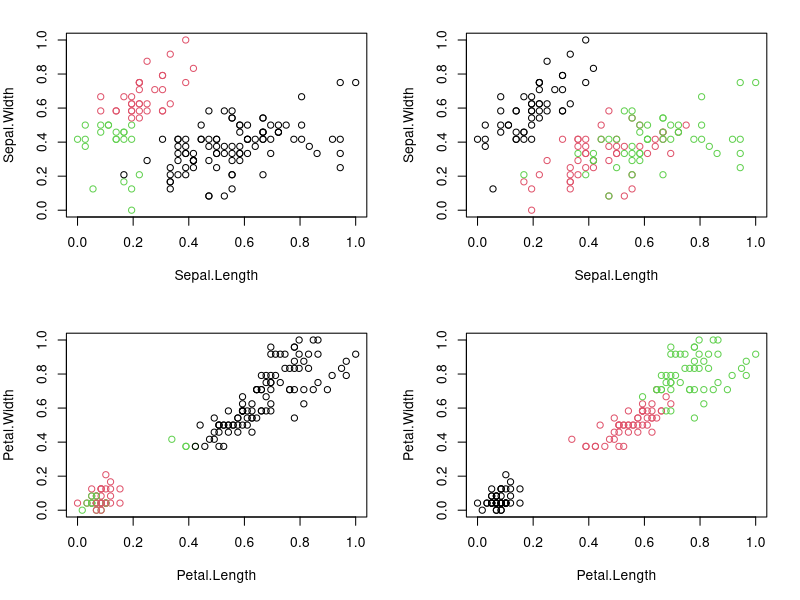
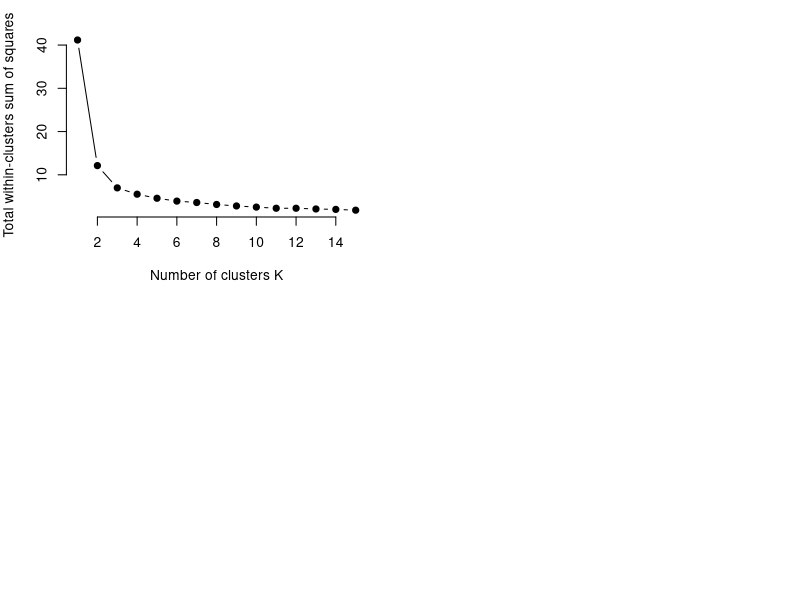

Recreate these plots in R, in order.
############### k-means clustering example #########################

require("datasets")

# load Iris Dataset
data("iris") 

#view structure of dataset
str(iris) 

#view statistical summary of dataset
summary(iris)
print(summary(iris)) 


#view top  rows of dataset
head(iris)
print(head(iris))


## Preprocess the dataset ##

## Since clustering is a type of Unsupervised Learning, we would not 
## require Class Label(output) during execution of our algorithm. 
## We will, therefore, remove Class Attribute "Species" and store it in 
## another variable. We would then normalize the attributes 
## between 0 and 1 using our own function.

iris.new<- iris[,c(1,2,3,4)]
iris.class<- iris[,"Species"]
head(iris.new)
print(head(iris.new))

## check class label of iris data points 

head(iris.class)
print(head(iris.class))


#### normalization function ####


normalize <- function(x){
  return ((x-min(x))/(max(x)-min(x)))
}

iris.new$Sepal.Length<- normalize(iris.new$Sepal.Length)
iris.new$Sepal.Width<- normalize(iris.new$Sepal.Width)
iris.new$Petal.Length<- normalize(iris.new$Petal.Length)
iris.new$Petal.Width<- normalize(iris.new$Petal.Width)
head(iris.new)
print(head(iris.new))


##############   Apply k-means clustering algorithm   ####################

#aplly k-means algorithm with no. of centroids(k)=3
result<- kmeans(iris.new,3) 
## print overall results 
print(result)



# gives no. of records in each cluster
result$size 
print(result$size)

# gives value of cluster center datapoint value(3 centers for k=3)
result$centers 
print(result$centers)


#gives cluster vector showing the custer where each record falls
result$cluster 
print(result$cluster)


#########    Verify results of clustering          ####################


par(mfrow=c(2,2), mar=c(5,4,2,2))

# Plot to see how Sepal.Length and Sepal.Width data points have been distributed in clusters
plot(iris.new[c(1,2)], col=result$cluster)


# Plot to see how Sepal.Length and Sepal.Width data points have been distributed 
# originally as per "class" attribute in dataset
plot(iris.new[c(1,2)], col=iris.class)


# Plot to see how Petal.Length and Petal.Width data points have been distributed in clusters
plot(iris.new[c(3,4)], col=result$cluster)


# Plot to see how Petal.Length and Petal.Width data points have been distributed 
# originally as per "class" attribute in dataset
plot(iris.new[c(3,4)], col=iris.class)


#############  calculate class accuracy ##########

table(result$cluster,iris.class)
print(table(result$cluster,iris.class))


##################################

# Total number of correctly classified instances are: 36 + 47 + 50= 133
# Total number of incorrectly classified instances are: 3 + 14= 17
# Accuracy = 133/(133+17) = 0.88 i.e our model has achieved 88% accuracy!
  


##################### plot elbow method  ###########################

set.seed(123)

# function to compute total within-cluster sum of square 
wss <- function(k) {
  kmeans(iris.new, k, nstart = 10 )$tot.withinss
}

# Compute and plot wss for k = 1 to k = 15
k.values <- 1:15

wss_values=c()

for (i in 1:max(k.values))
{
  wss_values[i]=wss(i)
}

print(wss_values)

plot(k.values, wss_values,
     type="b", pch = 19, frame = FALSE, 
     xlab="Number of clusters K",
     ylab="Total within-clusters sum of squares")
